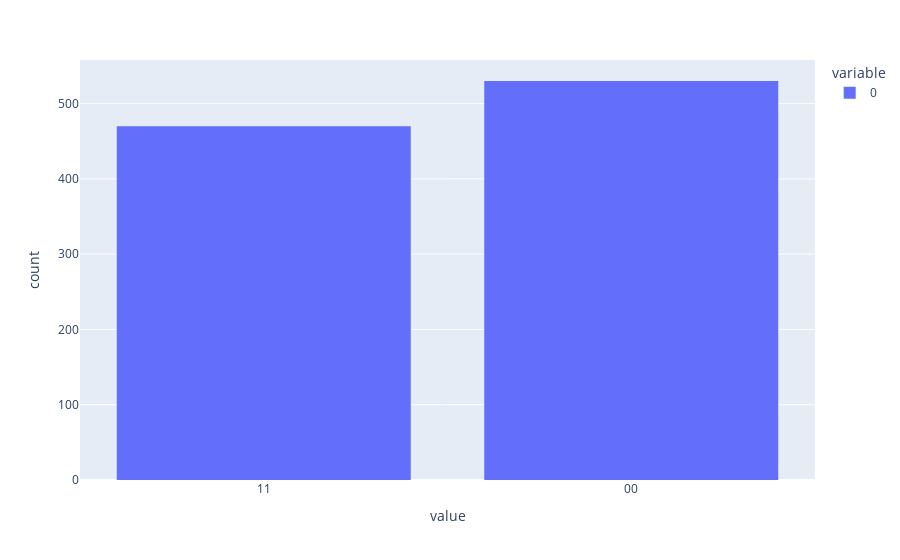

Notebook code cell kept with this figure:
### Code cell
measurements = [phi_plus.measure_bitstring() for _ in range(1000)]
px.histogram(measurements)

### Figure 1 — Plotly figure (JSON) as saved in the notebook; plotly's stock layout.template omitted (floating-point values rounded to 4 significant figures; data arrays with more than 128 entries replaced by an {"elided": "..."} marker saying what was removed)
{"data": [{"alignmentgroup": "True", "bingroup": "x", "hovertemplate": "variable=0<br>value=%{x}<br>count=%{y}<extra></extra>", "legendgroup": "0", "marker": {"color": "#636efa", "pattern": {"shape": ""}}, "name": "0", "offsetgroup": "0", "orientation": "v", "showlegend": true, "type": "histogram", "x": {"elided": "1000 str values"}, "xaxis": "x", "yaxis": "y"}], "layout": {"barmode": "relative", "legend": {"title": {"text": "variable"}, "tracegroupgap": 0}, "margin": {"t": 60}, "xaxis": {"anchor": "y", "domain": [0, 1], "title": {"text": "value"}}, "yaxis": {"anchor": "x", "domain": [0, 1], "title": {"text": "count"}}}}
